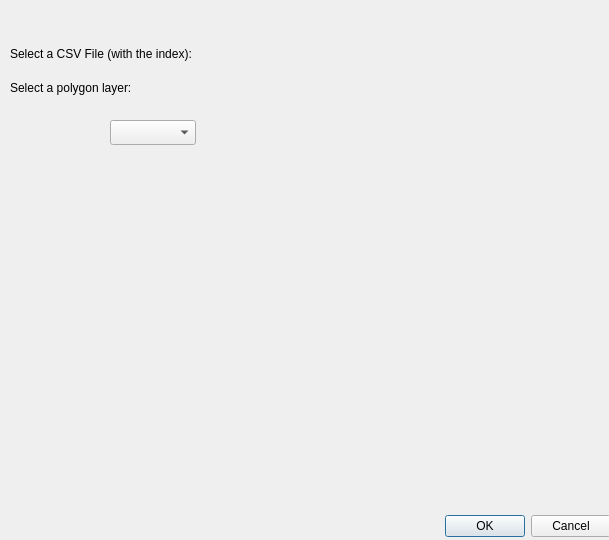
<?xml version="1.0" encoding="UTF-8"?>
<ui version="4.0">
 <class>SocialTopographyDialogBase</class>
 <widget class="QDialog" name="SocialTopographyDialogBase">
  <property name="geometry">
   <rect>
    <x>0</x>
    <y>0</y>
    <width>609</width>
    <height>540</height>
   </rect>
  </property>
  <property name="windowTitle">
   <string>Social Topography</string>
  </property>
  <widget class="QDialogButtonBox" name="button_box">
   <property name="geometry">
    <rect>
     <x>10</x>
     <y>510</y>
     <width>601</width>
     <height>32</height>
    </rect>
   </property>
   <property name="orientation">
    <enum>Qt::Horizontal</enum>
   </property>
   <property name="standardButtons">
    <set>QDialogButtonBox::Cancel|QDialogButtonBox::Ok</set>
   </property>
  </widget>
  <widget class="QComboBox" name="polygonLayercomboBox">
   <property name="geometry">
    <rect>
     <x>110</x>
     <y>120</y>
     <width>86</width>
     <height>25</height>
    </rect>
   </property>
  </widget>
  <widget class="QWidget" name="">
   <property name="geometry">
    <rect>
     <x>10</x>
     <y>40</y>
     <width>581</width>
     <height>62</height>
    </rect>
   </property>
   <layout class="QGridLayout" name="gridLayout">
    <item row="0" column="0">
     <layout class="QHBoxLayout" name="horizontalLayout_2">
      <item>
       <widget class="QLabel" name="label_2">
        <property name="text">
         <string>Select a CSV File (with the index):</string>
        </property>
       </widget>
      </item>
      <item>
       <widget class="QgsFileWidget" name="csvFileWidget"/>
      </item>
     </layout>
    </item>
    <item row="1" column="0">
     <layout class="QHBoxLayout" name="horizontalLayout">
      <item>
       <widget class="QLabel" name="label">
        <property name="text">
         <string>Select a polygon layer:</string>
        </property>
       </widget>
      </item>
      <item>
       <widget class="QgsFileWidget" name="polygonFileWidget"/>
      </item>
     </layout>
    </item>
   </layout>
  </widget>
 </widget>
 <customwidgets>
  <customwidget>
   <class>QgsFileWidget</class>
   <extends>QWidget</extends>
   <header>qgsfilewidget.h</header>
  </customwidget>
 </customwidgets>
 <resources/>
 <connections>
  <connection>
   <sender>button_box</sender>
   <signal>accepted()</signal>
   <receiver>SocialTopographyDialogBase</receiver>
   <slot>accept()</slot>
   <hints>
    <hint type="sourcelabel">
     <x>20</x>
     <y>20</y>
    </hint>
    <hint type="destinationlabel">
     <x>20</x>
     <y>20</y>
    </hint>
   </hints>
  </connection>
  <connection>
   <sender>button_box</sender>
   <signal>rejected()</signal>
   <receiver>SocialTopographyDialogBase</receiver>
   <slot>reject()</slot>
   <hints>
    <hint type="sourcelabel">
     <x>20</x>
     <y>20</y>
    </hint>
    <hint type="destinationlabel">
     <x>20</x>
     <y>20</y>
    </hint>
   </hints>
  </connection>
 </connections>
</ui>
